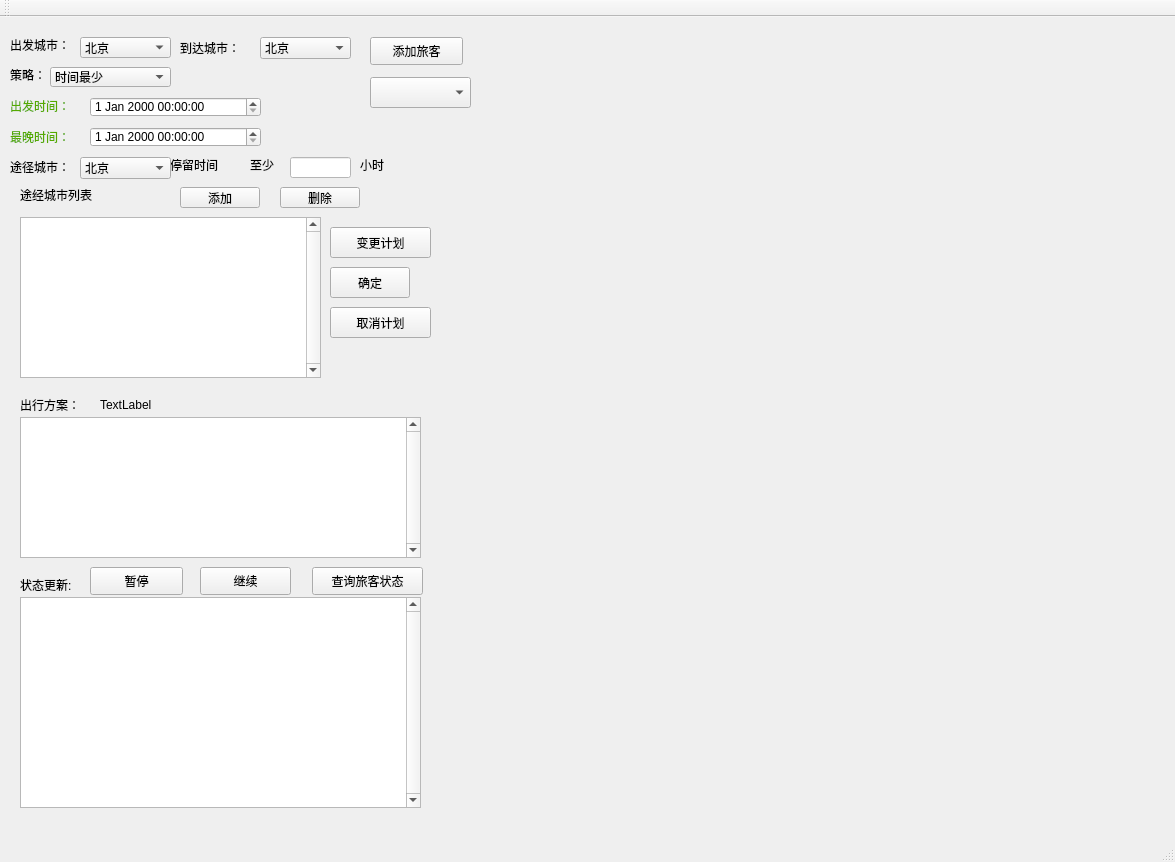
<?xml version="1.0" encoding="UTF-8"?>
<ui version="4.0">
 <class>MainWindow</class>
 <widget class="QMainWindow" name="MainWindow">
  <property name="geometry">
   <rect>
    <x>0</x>
    <y>0</y>
    <width>1175</width>
    <height>862</height>
   </rect>
  </property>
  <property name="windowTitle">
   <string>MainWindow</string>
  </property>
  <widget class="QWidget" name="centralWidget">
   <widget class="QLabel" name="finalPlan">
    <property name="geometry">
     <rect>
      <x>60</x>
      <y>330</y>
      <width>191</width>
      <height>21</height>
     </rect>
    </property>
    <property name="text">
     <string/>
    </property>
   </widget>
   <widget class="QPushButton" name="confBtn">
    <property name="geometry">
     <rect>
      <x>330</x>
      <y>250</y>
      <width>80</width>
      <height>31</height>
     </rect>
    </property>
    <property name="text">
     <string>确定</string>
    </property>
   </widget>
   <widget class="QPushButton" name="addCityBtn">
    <property name="geometry">
     <rect>
      <x>180</x>
      <y>170</y>
      <width>80</width>
      <height>21</height>
     </rect>
    </property>
    <property name="text">
     <string>添加</string>
    </property>
   </widget>
   <widget class="QPushButton" name="dltCityBtn">
    <property name="geometry">
     <rect>
      <x>280</x>
      <y>170</y>
      <width>80</width>
      <height>21</height>
     </rect>
    </property>
    <property name="text">
     <string>删除</string>
    </property>
   </widget>
   <widget class="QLabel" name="duration_time_label">
    <property name="geometry">
     <rect>
      <x>170</x>
      <y>140</y>
      <width>72</width>
      <height>15</height>
     </rect>
    </property>
    <property name="text">
     <string>停留时间 </string>
    </property>
   </widget>
   <widget class="QLineEdit" name="durationhour">
    <property name="geometry">
     <rect>
      <x>290</x>
      <y>140</y>
      <width>61</width>
      <height>21</height>
     </rect>
    </property>
    <property name="styleSheet">
     <string notr="true">background-color: rgb(255, 255, 255);</string>
    </property>
   </widget>
   <widget class="QLabel" name="label_2">
    <property name="geometry">
     <rect>
      <x>250</x>
      <y>140</y>
      <width>31</width>
      <height>16</height>
     </rect>
    </property>
    <property name="text">
     <string>至少</string>
    </property>
   </widget>
   <widget class="QLabel" name="label_3">
    <property name="geometry">
     <rect>
      <x>360</x>
      <y>140</y>
      <width>31</width>
      <height>16</height>
     </rect>
    </property>
    <property name="text">
     <string>小时</string>
    </property>
   </widget>
   <widget class="QComboBox" name="midCityBox">
    <property name="enabled">
     <bool>true</bool>
    </property>
    <property name="geometry">
     <rect>
      <x>80</x>
      <y>140</y>
      <width>91</width>
      <height>22</height>
     </rect>
    </property>
    <item>
     <property name="text">
      <string>北京</string>
     </property>
    </item>
    <item>
     <property name="text">
      <string>成都</string>
     </property>
    </item>
    <item>
     <property name="text">
      <string>重庆</string>
     </property>
    </item>
    <item>
     <property name="text">
      <string>广州</string>
     </property>
    </item>
    <item>
     <property name="text">
      <string>哈尔滨</string>
     </property>
    </item>
    <item>
     <property name="text">
      <string>杭州</string>
     </property>
    </item>
    <item>
     <property name="text">
      <string>济南</string>
     </property>
    </item>
    <item>
     <property name="text">
      <string>昆明</string>
     </property>
    </item>
    <item>
     <property name="text">
      <string>兰州</string>
     </property>
    </item>
    <item>
     <property name="text">
      <string>南京</string>
     </property>
    </item>
    <item>
     <property name="text">
      <string>上海</string>
     </property>
    </item>
    <item>
     <property name="text">
      <string>天津</string>
     </property>
    </item>
    <item>
     <property name="text">
      <string>武汉</string>
     </property>
    </item>
    <item>
     <property name="text">
      <string>西安</string>
     </property>
    </item>
    <item>
     <property name="text">
      <string>香港</string>
     </property>
    </item>
   </widget>
   <widget class="QLabel" name="midCityLabel">
    <property name="geometry">
     <rect>
      <x>10</x>
      <y>140</y>
      <width>61</width>
      <height>20</height>
     </rect>
    </property>
    <property name="text">
     <string>途径城市：</string>
    </property>
   </widget>
   <widget class="QLabel" name="startTimeLabel">
    <property name="geometry">
     <rect>
      <x>10</x>
      <y>80</y>
      <width>71</width>
      <height>16</height>
     </rect>
    </property>
    <property name="text">
     <string>&lt;html&gt;&lt;head/&gt;&lt;body&gt;&lt;p&gt;&lt;span style=&quot; color:#55aa00;&quot;&gt;出发时间：&lt;/span&gt;&lt;/p&gt;&lt;/body&gt;&lt;/html&gt;</string>
    </property>
   </widget>
   <widget class="QLabel" name="endTimeLabel">
    <property name="geometry">
     <rect>
      <x>10</x>
      <y>110</y>
      <width>71</width>
      <height>21</height>
     </rect>
    </property>
    <property name="text">
     <string>&lt;html&gt;&lt;head/&gt;&lt;body&gt;&lt;p&gt;&lt;span style=&quot; color:#55aa00;&quot;&gt;最晚时间：&lt;/span&gt;&lt;/p&gt;&lt;/body&gt;&lt;/html&gt;</string>
    </property>
   </widget>
   <widget class="QDateTimeEdit" name="startTimeEdit">
    <property name="geometry">
     <rect>
      <x>90</x>
      <y>80</y>
      <width>171</width>
      <height>20</height>
     </rect>
    </property>
   </widget>
   <widget class="QDateTimeEdit" name="endTimeEdit">
    <property name="enabled">
     <bool>true</bool>
    </property>
    <property name="geometry">
     <rect>
      <x>90</x>
      <y>110</y>
      <width>171</width>
      <height>20</height>
     </rect>
    </property>
    <property name="inputMethodHints">
     <set>Qt::ImhPreferNumbers</set>
    </property>
   </widget>
   <widget class="QComboBox" name="stgyBox">
    <property name="geometry">
     <rect>
      <x>50</x>
      <y>50</y>
      <width>121</width>
      <height>20</height>
     </rect>
    </property>
    <item>
     <property name="text">
      <string>时间最少</string>
     </property>
    </item>
    <item>
     <property name="text">
      <string>费用最少</string>
     </property>
    </item>
    <item>
     <property name="text">
      <string>限时费用最少</string>
     </property>
    </item>
   </widget>
   <widget class="QLabel" name="stgyLabel">
    <property name="geometry">
     <rect>
      <x>10</x>
      <y>50</y>
      <width>36</width>
      <height>16</height>
     </rect>
    </property>
    <property name="text">
     <string>策略：</string>
    </property>
   </widget>
   <widget class="QComboBox" name="endCityBox">
    <property name="geometry">
     <rect>
      <x>260</x>
      <y>20</y>
      <width>91</width>
      <height>22</height>
     </rect>
    </property>
    <item>
     <property name="text">
      <string>北京</string>
     </property>
    </item>
    <item>
     <property name="text">
      <string>成都</string>
     </property>
    </item>
    <item>
     <property name="text">
      <string>重庆</string>
     </property>
    </item>
    <item>
     <property name="text">
      <string>广州</string>
     </property>
    </item>
    <item>
     <property name="text">
      <string>哈尔滨</string>
     </property>
    </item>
    <item>
     <property name="text">
      <string>杭州</string>
     </property>
    </item>
    <item>
     <property name="text">
      <string>济南</string>
     </property>
    </item>
    <item>
     <property name="text">
      <string>昆明</string>
     </property>
    </item>
    <item>
     <property name="text">
      <string>兰州</string>
     </property>
    </item>
    <item>
     <property name="text">
      <string>南京</string>
     </property>
    </item>
    <item>
     <property name="text">
      <string>上海</string>
     </property>
    </item>
    <item>
     <property name="text">
      <string>天津</string>
     </property>
    </item>
    <item>
     <property name="text">
      <string>武汉</string>
     </property>
    </item>
    <item>
     <property name="text">
      <string>西安</string>
     </property>
    </item>
    <item>
     <property name="text">
      <string>香港</string>
     </property>
    </item>
   </widget>
   <widget class="QLabel" name="label">
    <property name="geometry">
     <rect>
      <x>20</x>
      <y>380</y>
      <width>72</width>
      <height>15</height>
     </rect>
    </property>
    <property name="text">
     <string>出行方案：</string>
    </property>
   </widget>
   <widget class="QLabel" name="endCityLabel">
    <property name="geometry">
     <rect>
      <x>180</x>
      <y>20</y>
      <width>81</width>
      <height>21</height>
     </rect>
    </property>
    <property name="text">
     <string>到达城市：</string>
    </property>
   </widget>
   <widget class="QLabel" name="startCityLabel">
    <property name="geometry">
     <rect>
      <x>10</x>
      <y>20</y>
      <width>71</width>
      <height>16</height>
     </rect>
    </property>
    <property name="text">
     <string>出发城市：</string>
    </property>
   </widget>
   <widget class="QComboBox" name="startCityBox">
    <property name="geometry">
     <rect>
      <x>80</x>
      <y>20</y>
      <width>91</width>
      <height>21</height>
     </rect>
    </property>
    <item>
     <property name="text">
      <string>北京</string>
     </property>
    </item>
    <item>
     <property name="text">
      <string>成都</string>
     </property>
    </item>
    <item>
     <property name="text">
      <string>重庆</string>
     </property>
    </item>
    <item>
     <property name="text">
      <string>广州</string>
     </property>
    </item>
    <item>
     <property name="text">
      <string>哈尔滨</string>
     </property>
    </item>
    <item>
     <property name="text">
      <string>杭州</string>
     </property>
    </item>
    <item>
     <property name="text">
      <string>济南</string>
     </property>
    </item>
    <item>
     <property name="text">
      <string>昆明</string>
     </property>
    </item>
    <item>
     <property name="text">
      <string>兰州</string>
     </property>
    </item>
    <item>
     <property name="text">
      <string>南京</string>
     </property>
    </item>
    <item>
     <property name="text">
      <string>上海</string>
     </property>
    </item>
    <item>
     <property name="text">
      <string>天津</string>
     </property>
    </item>
    <item>
     <property name="text">
      <string>武汉</string>
     </property>
    </item>
    <item>
     <property name="text">
      <string>西安</string>
     </property>
    </item>
    <item>
     <property name="text">
      <string>香港</string>
     </property>
    </item>
   </widget>
   <widget class="QLabel" name="label_4">
    <property name="geometry">
     <rect>
      <x>20</x>
      <y>170</y>
      <width>101</width>
      <height>16</height>
     </rect>
    </property>
    <property name="text">
     <string>途经城市列表</string>
    </property>
   </widget>
   <widget class="QLabel" name="label_5">
    <property name="geometry">
     <rect>
      <x>20</x>
      <y>560</y>
      <width>72</width>
      <height>15</height>
     </rect>
    </property>
    <property name="text">
     <string>状态更新:</string>
    </property>
   </widget>
   <widget class="QPushButton" name="stopBtn">
    <property name="geometry">
     <rect>
      <x>90</x>
      <y>550</y>
      <width>93</width>
      <height>28</height>
     </rect>
    </property>
    <property name="text">
     <string>暂停</string>
    </property>
   </widget>
   <widget class="QTextBrowser" name="textBrowser">
    <property name="geometry">
     <rect>
      <x>20</x>
      <y>580</y>
      <width>401</width>
      <height>211</height>
     </rect>
    </property>
    <property name="verticalScrollBarPolicy">
     <enum>Qt::ScrollBarAlwaysOn</enum>
    </property>
    <property name="horizontalScrollBarPolicy">
     <enum>Qt::ScrollBarAlwaysOff</enum>
    </property>
   </widget>
   <widget class="QTextBrowser" name="midCityTextBrowser">
    <property name="geometry">
     <rect>
      <x>20</x>
      <y>200</y>
      <width>301</width>
      <height>161</height>
     </rect>
    </property>
    <property name="verticalScrollBarPolicy">
     <enum>Qt::ScrollBarAlwaysOn</enum>
    </property>
   </widget>
   <widget class="QPushButton" name="ContinueBtn">
    <property name="geometry">
     <rect>
      <x>200</x>
      <y>550</y>
      <width>91</width>
      <height>28</height>
     </rect>
    </property>
    <property name="text">
     <string>继续</string>
    </property>
   </widget>
   <widget class="QLabel" name="ResultLabel">
    <property name="geometry">
     <rect>
      <x>100</x>
      <y>380</y>
      <width>321</width>
      <height>16</height>
     </rect>
    </property>
    <property name="text">
     <string>TextLabel</string>
    </property>
   </widget>
   <widget class="QTextBrowser" name="planTextBrowser">
    <property name="geometry">
     <rect>
      <x>20</x>
      <y>400</y>
      <width>401</width>
      <height>141</height>
     </rect>
    </property>
    <property name="verticalScrollBarPolicy">
     <enum>Qt::ScrollBarAlwaysOn</enum>
    </property>
    <property name="horizontalScrollBarPolicy">
     <enum>Qt::ScrollBarAlwaysOff</enum>
    </property>
   </widget>
   <widget class="QPushButton" name="changeBtn">
    <property name="geometry">
     <rect>
      <x>330</x>
      <y>210</y>
      <width>101</width>
      <height>31</height>
     </rect>
    </property>
    <property name="text">
     <string>变更计划</string>
    </property>
   </widget>
   <widget class="QPushButton" name="cancleBtn">
    <property name="geometry">
     <rect>
      <x>330</x>
      <y>290</y>
      <width>101</width>
      <height>31</height>
     </rect>
    </property>
    <property name="text">
     <string>取消计划</string>
    </property>
   </widget>
   <widget class="QPushButton" name="addTravelerBtn">
    <property name="geometry">
     <rect>
      <x>370</x>
      <y>20</y>
      <width>93</width>
      <height>28</height>
     </rect>
    </property>
    <property name="text">
     <string>添加旅客</string>
    </property>
   </widget>
   <widget class="QComboBox" name="TraverlerBox">
    <property name="geometry">
     <rect>
      <x>370</x>
      <y>60</y>
      <width>101</width>
      <height>31</height>
     </rect>
    </property>
   </widget>
   <widget class="QPushButton" name="searchBtn">
    <property name="geometry">
     <rect>
      <x>312</x>
      <y>550</y>
      <width>111</width>
      <height>28</height>
     </rect>
    </property>
    <property name="text">
     <string>查询旅客状态</string>
    </property>
   </widget>
  </widget>
  <widget class="QMenuBar" name="menuBar">
   <property name="geometry">
    <rect>
     <x>0</x>
     <y>0</y>
     <width>1175</width>
     <height>26</height>
    </rect>
   </property>
  </widget>
  <widget class="QToolBar" name="mainToolBar">
   <attribute name="toolBarArea">
    <enum>TopToolBarArea</enum>
   </attribute>
   <attribute name="toolBarBreak">
    <bool>false</bool>
   </attribute>
  </widget>
  <widget class="QStatusBar" name="statusBar"/>
 </widget>
 <layoutdefault spacing="6" margin="11"/>
 <resources/>
 <connections/>
</ui>
